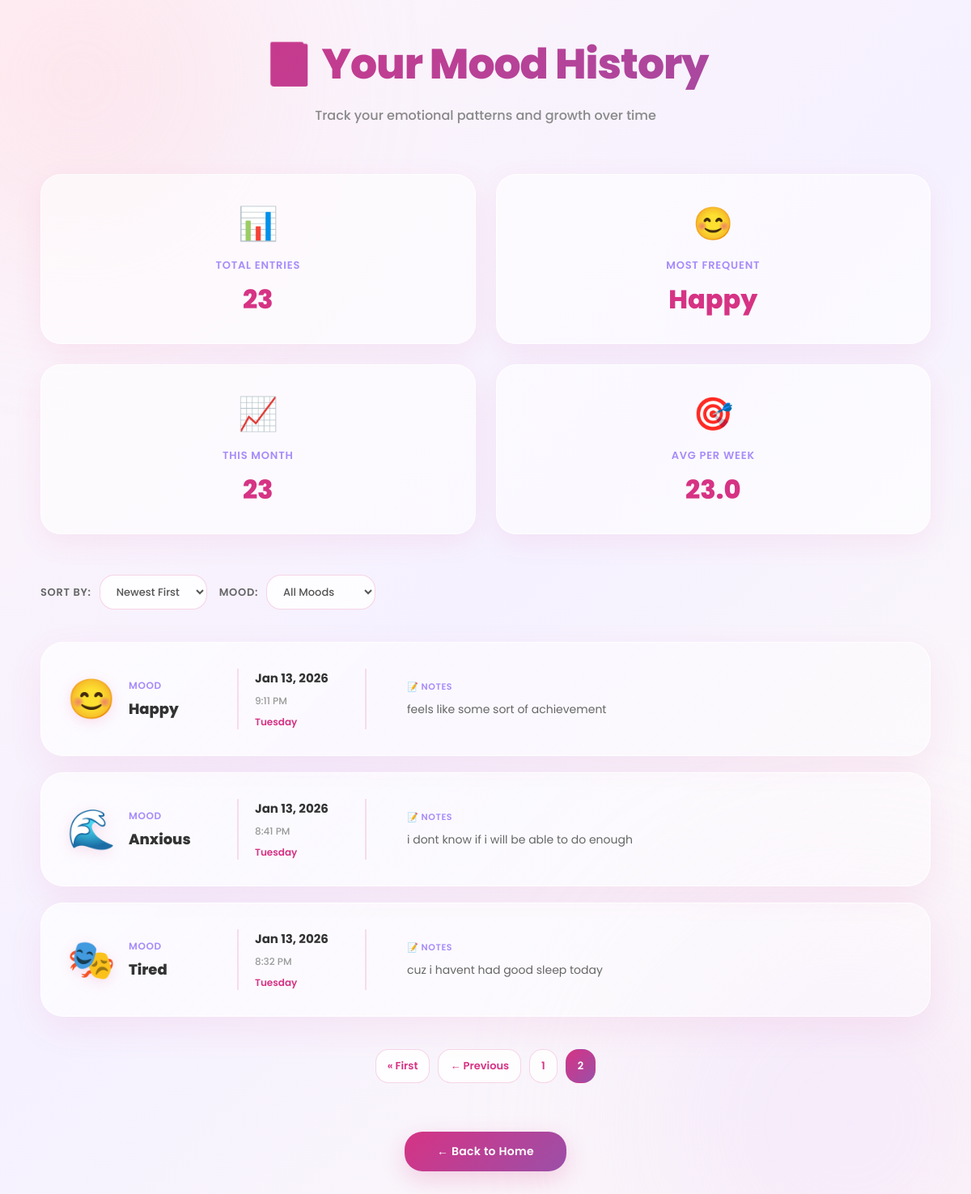
The page /history/?page=2 (signed in) on the database its author committed.
### myapp/models.py (models this page shows, shortened)
class Mood(models.Model):
    MOOD_CHOICES = [
        ("happy", "Happy"),
        ("sad", "Sad"),
        ("anxious", "Anxious"),
        ("angry", "Angry"),
        ("calm", "Calm"),
        ("tired", "Tired"),
    ]
    user = models.ForeignKey(User, on_delete=models.CASCADE)
    note = models.TextField()
    mood_type = models.CharField(max_length=20, choices=MOOD_CHOICES)
    created_at = models.DateTimeField(auto_now_add=True)

### myapp/views.py (the view)
# urls.py: path('history/', mood_history, name='mood_history'),
@login_required(login_url='/login/')
def mood_history(request):
    moods = Mood.objects.filter(user=request.user).order_by('-created_at')
    sort_by = request.GET.get('sort', 'newest')
    mood_filter = request.GET.get('mood', '')
    if sort_by == 'oldest':
        moods = moods.order_by('created_at')
    else:
        moods = moods.order_by('-created_at')
    if mood_filter:
        moods = moods.filter(mood_type__iexact=mood_filter)
    total_entries = Mood.objects.filter(user=request.user).count()
    most_common_mood = 'N/A'
    if total_entries > 0:
        mood_counts = Mood.objects.filter(user=request.user).values('mood_type').annotate(count=Count('id')).order_by('-count')
        if mood_counts.exists():
            most_common_mood = mood_counts[0]['mood_type']
    current_month_start = timezone.now().replace(day=1, hour=0, minute=0, second=0, microsecond=0)
    month_entries = Mood.objects.filter(user=request.user, created_at__gte=current_month_start).count()
    seven_days_ago = timezone.now() - timedelta(days=7)
    week_entries = Mood.objects.filter(user=request.user, created_at__gte=seven_days_ago).count()
    avg_per_week = week_entries
    paginator = Paginator(moods, 20)
    page_number = request.GET.get('page', 1)
    page_obj = paginator.get_page(page_number)
    context = {
        'moods': page_obj.object_list,
        'page_obj': page_obj,
        'total_entries': total_entries,
        'most_common_mood': most_common_mood,
        'month_entries': month_entries,
        'avg_per_week': avg_per_week,
        'username': request.user.username,
        'current_sort': sort_by,
        'current_mood_filter': mood_filter,
    }
    return render(request, 'mood_history.html', context)

### templates/mood_history.html (shortened to what this page needs)
{% load static %}
<!DOCTYPE html>
<html lang="en">
<head>
</head>
<body>
    <div class="history-container">
        <div class="history-header">
            <h1>📔 Your Mood History</h1>
            <p>Track your emotional patterns and growth over time</p>
        </div>
        {% if total_entries > 0 %}
        <div class="mood-stats">
            <div class="stat-card">
                <div class="stat-icon">📊</div>
                <div class="stat-label">Total Entries</div>
                <div class="stat-value">{{ total_entries }}</div>
            </div>
            <div class="stat-card">
                <div class="stat-icon">😊</div>
                <div class="stat-label">Most Frequent</div>
                <div class="stat-value" style="text-transform: capitalize;">{{ most_common_mood }}</div>
            </div>
            <div class="stat-card">
                <div class="stat-icon">📈</div>
                <div class="stat-label">This Month</div>
                <div class="stat-value">{{ month_entries }}</div>
            </div>
            <div class="stat-card">
                <div class="stat-icon">🎯</div>
                <div class="stat-label">Avg Per Week</div>
                <div class="stat-value">{{ avg_per_week|floatformat:1 }}</div>
            </div>
        </div>
        {% endif %}
        {% if total_entries > 0 %}
        <div class="filters-section">
            <div class="filter-group">
                <label class="filter-label">Sort By:</label>
                <select class="filter-select" id="sortFilter" onchange="applySortFilter()">
                    <option value="newest">Newest First</option>
                </select>
            </div>
            <div class="filter-group">
                <label class="filter-label">Mood:</label>
                <select class="filter-select" id="moodFilter" onchange="applyMoodFilter()">
                    <option value="">All Moods</option>
                </select>
            </div>
        </div>
        {% endif %}
        {% if moods %}
        <div class="entries-container">
            {% for mood in moods %}
            <div class="mood-entry-card" data-mood="{{ mood.mood_type }}">
                <div class="entry-content">
                    <div class="entry-mood-section">
                        <span class="mood-emoji-large">
                            {% if mood.mood_type == "happy" %}😊
                            {% elif mood.mood_type == "calm" %}🧘
                            {% elif mood.mood_type == "sad" %}💙
                            {% elif mood.mood_type == "anxious" %}🌊
                            {% elif mood.mood_type == "energetic" %}⚡
                            {% elif mood.mood_type == "grateful" %}🙏
                            {% elif mood.mood_type == "focused" %}🎯
                            {% else %}🎭
                            {% endif %}
                        </span>
                        <div class="mood-info">
                            <span class="mood-label-small">Mood</span>
                            <span class="mood-type-large">{{ mood.mood_type }}</span>
                        </div>
                    </div>
                    <div class="entry-datetime">
                        <span class="entry-date-main">{{ mood.created_at|date:"M d, Y" }}</span>
                        <span class="entry-date-time">{{ mood.created_at|time:"g:i A" }}</span>
                        <span class="entry-date-day">{{ mood.created_at|date:"l" }}</span>
                    </div>
                    <div class="entry-note-section">
                        <span class="entry-note-label">📝 Notes</span>
                        <div class="entry-note-text {% if not mood.note %}empty{% endif %}">
                            {% if mood.note %}
                                {{ mood.note }}
                            {% else %}
                                No notes added
                            {% endif %}
                        </div>
                    </div>
                </div>
            </div>
            {% endfor %}
        </div>
        {% endif %}
        {% if page_obj.has_other_pages %}
        <div class="pagination">
            {% if page_obj.has_previous %}
                <a href="?page=1" class="page-link">« First</a>
                <a href="?page={{ page_obj.previous_page_number }}" class="page-link">← Previous</a>
            {% endif %}
            {% for num in page_obj.paginator.page_range %}
                {% if page_obj.number == num %}
                    <span class="page-link active">{{ num }}</span>
                {% else %}
                    <a href="?page={{ num }}" class="page-link">{{ num }}</a>
                {% endif %}
            {% endfor %}
        </div>
        {% endif %}
        <div class="footer-nav">
            <a href="{% url 'home' %}" class="back-btn">← Back to Home</a>
        </div>
    </div>
</body>
</html>

### rows shown on the page
Mood: mood_type "Happy", created_at "Jan 13, 2026", created_at "9:11 PM", created_at "Tuesday", note "feels like some sort of achievement"
Mood: mood_type "Anxious", created_at "Jan 13, 2026", created_at "8:41 PM", created_at "Tuesday", note "i dont know if i will be able to do enough"
Mood: mood_type "Tired", created_at "Jan 13, 2026", created_at "8:32 PM", created_at "Tuesday", note "cuz i havent had good sleep today"

### other values the page prints
{{ total_entries }} "23"
{{ month_entries }} "23"
{{ avg_per_week|floatformat:1 }} "23.0"
{{ num }} "1"
{{ num }} "2"
